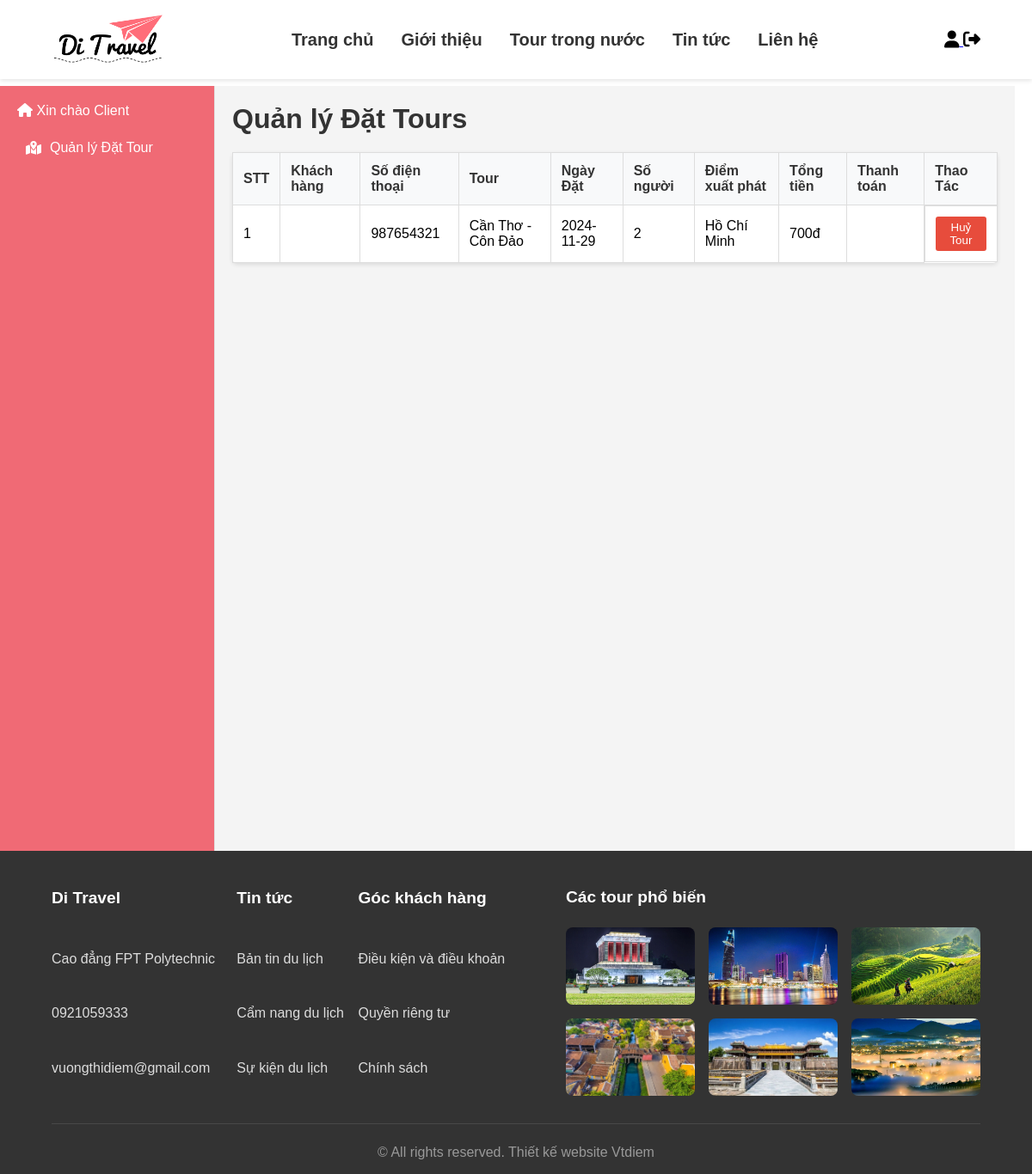
Before: /index.php?route=client&id=2 (signed in) with the older database file.
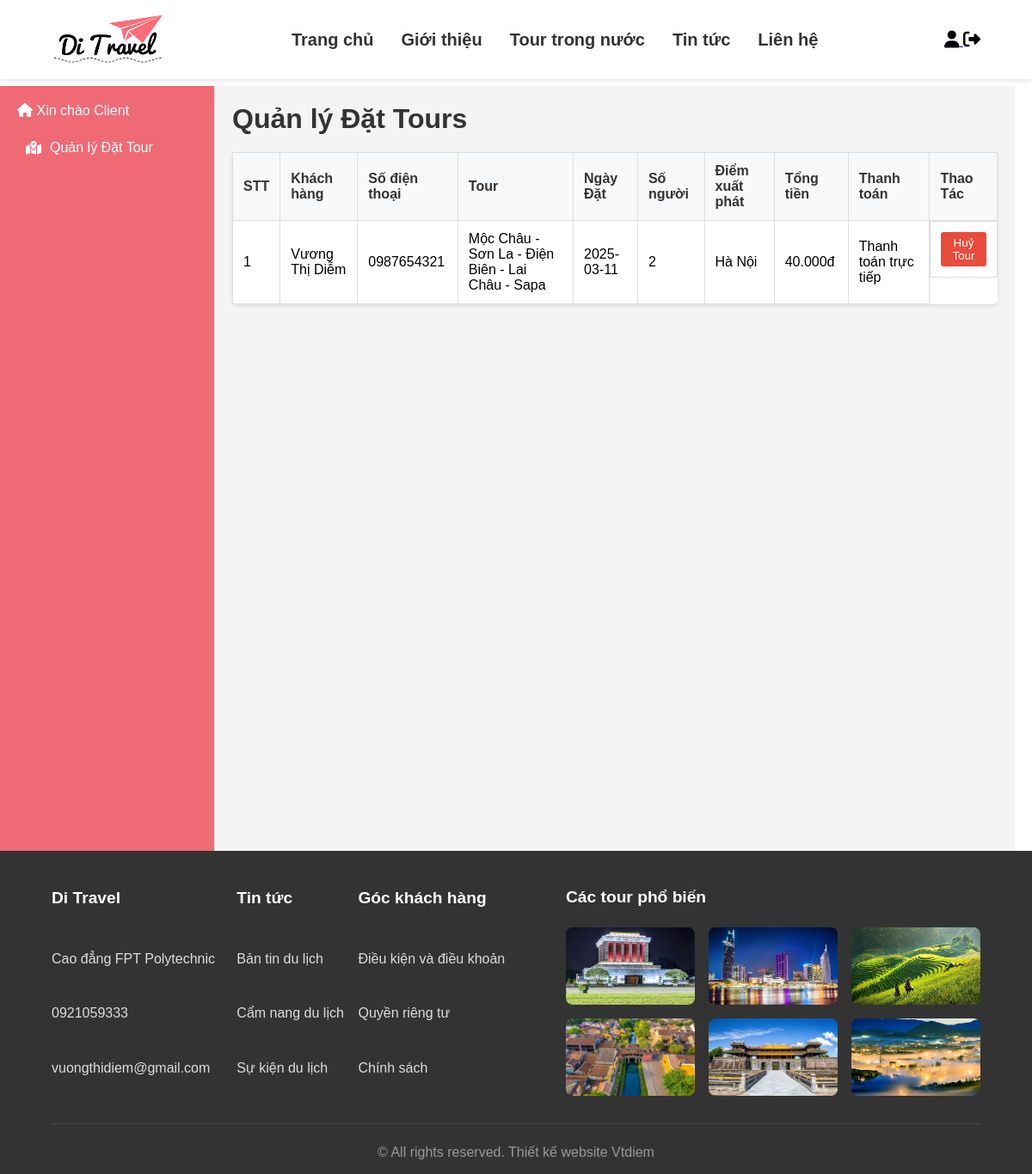
After: the same page with the newer database file.
### tables this page shows
CREATE TABLE `bookings` (
  `bookings_id` int(11) NOT NULL,
  `name` varchar(255) NOT NULL,
  `tour_id` int(11) NOT NULL,
  `user_id` int(11) NOT NULL,
  `number_of_people` int(11) NOT NULL,
  `total_price` int(11) NOT NULL,
  `address` varchar(255) NOT NULL,
  `start_location` enum('Hà Nội','Hồ Chí Minh') NOT NULL DEFAULT 'Hà Nội',
  `booking_date` date NOT NULL,
  `status` varchar(255) DEFAULT NULL
);

CREATE TABLE `user` (
  `id` int(11) NOT NULL,
  `username` varchar(255) NOT NULL,
  `password` varchar(255) NOT NULL,
  `email` varchar(255) NOT NULL,
  `fullname` varchar(255) NOT NULL,
  `sdt` varchar(11) NOT NULL,
  `role` enum('admin','client') NOT NULL
);

CREATE TABLE `tour` (
  `id` int(11) NOT NULL,
  `tour_name` varchar(255) NOT NULL,
  `location` varchar(255) NOT NULL,
  `vehicle` varchar(255) NOT NULL,
  `region` varchar(255) NOT NULL,
  `start_location` varchar(255) NOT NULL,
  `description` text NOT NULL,
  `price` int(11) NOT NULL,
  `duration` varchar(255) NOT NULL,
  `image` varchar(255) NOT NULL,
  `start_date` date NOT NULL,
  `end_date` date NOT NULL,
  `created_at` date NOT NULL,
  `tour_status` varchar(255) DEFAULT NULL,
  `image1` varchar(255) NOT NULL,
  `image2` varchar(255) NOT NULL,
  `image3` varchar(255) NOT NULL,
  `image4` varchar(255) NOT NULL
);

### Controllers/homeController.php (called while the page is built, shortened)
<?php
class homeControllers{
    private $home;
    public function __construct(){
        require_once("./Models/home.php");
        $this->home = new Home() ;
    }
    public function client(){
        $user_id = $_SESSION["user_id"];
        $sql = "SELECT * FROM bookings
                JOIN user ON bookings.user_id = user.id
                JOIN tour ON bookings.tour_id = tour.id
                WHERE bookings.user_id = $user_id";
        $allBookings = $this->home->getAll($sql);
        require_once './Views/main/client.php';
    }
}
?>

### Models/home.php (called while the page is built, shortened)
<?php
class Home{
    private $conn;
    public function __construct(){
        include('Connect.php');
        $this->conn = $conn;
    }
    public function getAll($sql){
        $stmt = $this->conn->prepare($sql);
        $stmt->execute();
        $result = $stmt->fetchAll();
        return $result;
    }
}
?>

### Views/main/client.php (the view)
<?php
require_once "./Views/layout/header.php";
?>
<main>
  <div class="admin-dashboard">
    <div class="sidebar">
      <ul class="sidebar-menu">
        <li><i class="fas fa-home"></i> Xin chào Client</li>
        <li>
          <a href="index.php?route=client">
            <i class="fas fa-map-marked-alt"></i> Quản lý Đặt Tour</a>
        </li>
      </ul>
    </div>
    <div class="main-content">
      <div id='news-management'>
        <div class='content-header'>
          <h1>Quản lý Đặt Tours</h1>
        </div>
        <div class='table-container'>
          <table>
            <thead>
              <tr>
                <th>STT</th>
                <th>Khách hàng</th>
                <th>Số điện thoại</th>
                <th>Tour</th>
                <th>Ngày Đặt</th>
                <th>Số người</th>
                <th>Điểm xuất phát</th>
                <th>Tổng tiền</th>
                <th>Thanh toán</th>
                <th>Thao Tác</th>
              </tr>
            </thead>
            <tbody>
              <?php $stt=1; foreach($allBookings as $value ){ ?>
              <tr>
                <td><?= $stt++?></td>
                <td><?= $value["name"]?></td>
                <td><?= $value["sdt"]?></td>
                <td><?= $value["tour_name"]?></td>
                <td><?= $value["booking_date"]?></td>
                <td><?= $value["number_of_people"]?></td>
                <td><?= $value["start_location"]?></td>
                <td><?= number_format($value["total_price"], 0, ',', '.')?>đ</td>
                <td><?= $value["status"]?></td>
                <td class="action-buttons">
                  <button class="btn-delete">
                    <a onclick="return confirm('Bạn có chắc chắn muốn huỷ không??');"
                      style="text-decoration: none;color:white;"
                      href="?route=client/bookingsDelete&id=<?= $value['bookings_id']?>&type=bookings">Huỷ Tour</a>
                  </button>
                </td>
              </tr>
              <?php }?>
            </tbody>
          </table>
        </div>
      </div>
    </div>
</main>
<?php
require_once "./Views/layout/footer.php";
?>

### index.php (shortened to what this page needs)
<?php
$route = isset($_GET['route']) ? $_GET['route'] : '';
require_once "./Controllers/homeController.php";
require_once "./Controllers/admin.php";
require_once "./Controllers/client.php";
$home = new homeControllers();
switch($route){
    case 'client':
        $home->client();
        break;
}

### Views/layout/header.php (shortened to what this page needs)
<!DOCTYPE html>
<html lang="en">
<head>
  <link rel="stylesheet" href="./Views/css/index.css">
  <link rel="stylesheet" href="./Views/css/news.css">
  <link rel="stylesheet" href="./Views/css/admin.css">
  <link rel="stylesheet" href="./Views/css/newsdetail.css">
  <link rel="stylesheet" href="./Views/css/tourdetail.css">
  <link rel="stylesheet" href="https://cdnjs.cloudflare.com/ajax/libs/font-awesome/6.6.0/css/all.min.css">
</head>
<body>
  <nav>
    <img src="./Views/image/logo2.png" alt="">
    <ul>
      <li><a href="index.php?route=home">Trang chủ</a></li>
      <li><a href="index.php?route=gt">Giới thiệu</a></li>
      <li><a href="?route=alltour">Tour trong nước</a></li>
      <li><a href="index.php?route=news">Tin tức</a></li>
      <li><a href="index.php?route=lh">Liên hệ</a></li>
    </ul>
    <div>
      <?php if(isset($_SESSION["username"])){ ?>
      <a href='index.php?route=<?=$_SESSION["role"]?>&id=<?=$_SESSION["user_id"]?>'><i id="signin_icon"
          class="fa-solid fa-user"></i>
      </a>
      <a href="index.php?route=logout">
        <i class="fa-solid fa-right-from-bracket"></i>
      </a>
      <?php } ?>
    </div>
  </nav>

### Views/layout/footer.php
<footer>
  <div class="up">
    <table>
      <tr>
        <th>Di Travel</th>
        <th>Tin tức</th>
        <th>Góc khách hàng</th>
      </tr>
      <tr>
        <td>Cao đẳng FPT Polytechnic</td>
        <td>Bản tin du lịch</td>
        <td>Điều kiện và điều khoản</td>
      </tr>
      <tr>
        <td>0921059333</td>
        <td>Cẩm nang du lịch</td>
        <td>Quyền riêng tư</td>
      </tr>
      <tr>
        <td>vuongthidiem@gmail.com</td>
        <td>Sự kiện du lịch</td>
        <td>Chính sách</td>
      </tr>
    </table>
    <div class="footer-tour">
      <p>Các tour phổ biến</p>
      <div class="tour-img">
        <img src="./Views/image/hanoi.jpg" alt="">
        <img src="./Views/image/saigon.jpg" alt="">
        <img src="./Views/image/sapa.jpg" alt="">
        <img src="./Views/image/hoian.webp" alt="">
        <img src="./Views/image/hue.jpg" alt="">
        <img src="./Views/image/dalat.jpg" alt="">
      </div>
    </div>
  </div>
  <div class="down">
    © All rights reserved. Thiết kế website Vtdiem
  </div>
</footer>
</body>
</html>

### Views/css/index.css (style rules this page uses)
* { margin: 0; padding: 0; box-sizing: border-box; font-family: Arial, sans-serif; }
nav { display: flex; justify-content: space-between; align-items: center; padding: 1rem 5%; background-color: white; box-shadow: 0 2px 5px rgba(0, 0, 0, 0.1); position: fixed; width: 100%; top: 0; z-index: 1000; }
nav i { font-size: 20px; color: black; }
nav img { height: 60px; }
nav ul { display: flex; list-style: none; gap: 2rem; }
nav ul li a { text-decoration: none; color: #333; font-weight: 600; font-size: 20px; transition: color 0.3s; }
footer { background: #333; color: white; padding: 1rem 5% 1rem; }
footer .up { display: grid; grid-template-columns: 2fr 1fr; gap: 3rem; margin-bottom: 2rem; }
footer .up table { border-spacing: 0; }
footer .up th { text-align: left; font-size: 1.2rem; color: white; }
footer .up td { color: #ddd; transition: color 0.3s; }
footer .up .footer-tour { border: none; }
footer .up p { margin-top: 27px; font-size: 1.2rem; font-weight: bold; margin-bottom: 1.5rem; color: white; text-align: left; }
footer .up .tour-img { display: grid; grid-template-columns: repeat(3, 0.1fr); gap: 1rem; }
footer .up .tour-img img { width: 150px; height: 90px; object-fit: cover; border-radius: 8px; }
footer .down { text-align: center; padding-top: 1.5rem; border-top: 1px solid rgba(255, 255, 255, 0.1); color: #999; }

### Views/css/admin.css (style rules this page uses)
.admin-dashboard { display: flex; min-height: calc(100vh - 200px); margin-top: 100px; }
.admin-dashboard .sidebar { width: 250px; background-color: #f06a75; color: white; padding: 20px; }
.admin-dashboard .sidebar-menu { list-style: none; }
.admin-dashboard .sidebar-menu li { margin-bottom: 15px; }
.admin-dashboard .sidebar-menu a { color: white; text-decoration: none; display: flex; align-items: center; gap: 10px; padding: 10px; border-radius: 5px; transition: background-color 0.3s; }
.admin-dashboard .main-content { flex-grow: 1; padding: 20px; background-color: #f4f4f4; }
.admin-dashboard .content-header { display: flex; justify-content: space-between; align-items: center; margin-bottom: 20px; }
.admin-dashboard .content-header h1 { color: #333; }
.admin-dashboard .table-container { background-color: white; border-radius: 5px; box-shadow: 0 2px 5px rgba(0, 0, 0, 0.1); }
.admin-dashboard .table-container table { width: 100%; border-collapse: collapse; }
.admin-dashboard .table-container table th, .table-container table td { border: 1px solid #ddd; padding: 12px; text-align: left; }
.admin-dashboard .table-container table th { background-color: #f8f9fa; color: #333; }
.admin-dashboard .action-buttons { display: flex; gap: 10px; }
.admin-dashboard .btn-delete { background-color: #e74c3c; color: white; border: none; padding: 5px 10px; border-radius: 3px; cursor: pointer; }

### Views/css/newsdetail.css (style rules this page uses)
.main-content { width: 70%; margin-right: 20px; }
.sidebar { background-color: #f8f9fa; padding: 20px; border-right: 1px solid #e0e0e0; position: sticky; top: 100px; height: calc(130vh - 150px); overflow-y: auto; z-index: 10; width: 100%; max-width: 250px; }

Changed rows visible on the page:
removed bookings: user.sdt "987654321", tour.tour_name "Cần Thơ - Côn Đảo", booking_date "2024-11-29", number_of_people "2", tour.start_location "Hồ Chí Minh", total_price "700"
added bookings: name "Vương Thị Diễm", user.sdt "0987654321", tour.tour_name "Mộc Châu - Sơn La - Điện Biên - Lai Châu - Sapa", booking_date "2025-03-11", number_of_people "2", tour.start_location "Hà Nội", total_price "40.000", status "Thanh toán trực tiếp"
